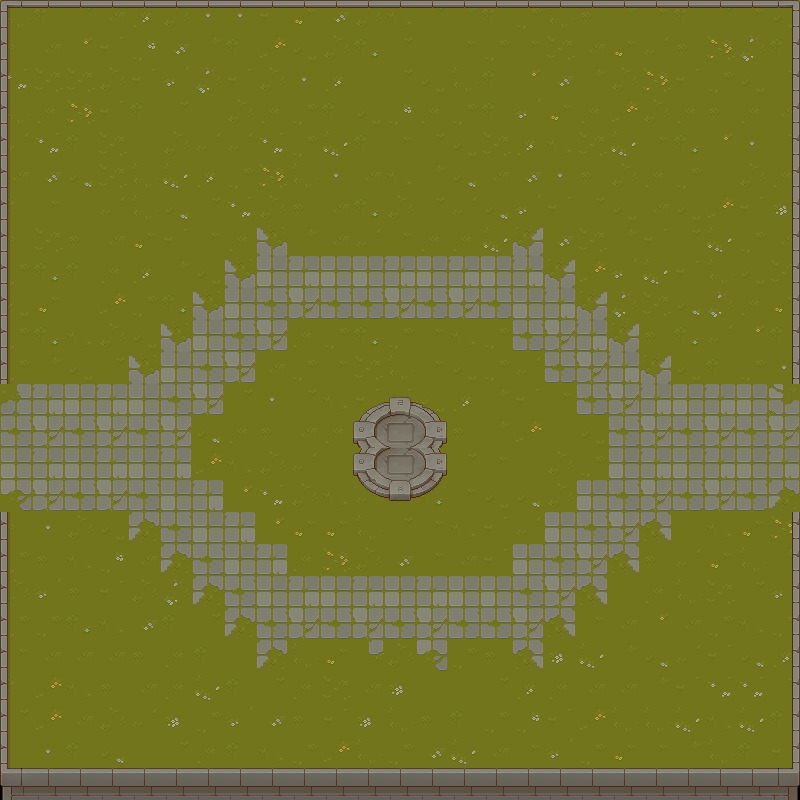

A level layout from a 2D game, rendered from its tile map. Below: a short description, then the map file with tile-grid data replaced by summaries:
An orthogonal 25x25 tile map with 32x32 px tiles, 6 tile layers (Ground, Shadows, PathStones, Statues, ...), 5 tilesets and 6 objects.

<map version="1.10" tiledversion="1.10.2" orientation="orthogonal" renderorder="left-down" width="25" height="25" tilewidth="32" tileheight="32" infinite="0" nextlayerid="13" nextobjectid="8">
 <tileset firstgid="1" source="../TileSets/GraveWood.tsx" />
 <tileset firstgid="65" source="../TileSets/Plants.tsx" />
 <tileset firstgid="321" source="../TileSets/Plants Shadow.tsx" />
 <tileset firstgid="577" source="../TileSets/Objects.tsx" />
 <tileset firstgid="833" source="../TileSets/Walls.tsx" />
 <layer id="1" name="Ground" width="25" height="25">
  <data>[625 cells, 623 non-empty, 32 distinct tile ids]</data>
 </layer>
 <layer id="5" name="Shadows" width="25" height="25" opacity="0.33">
  <data>[625 cells, 5 non-empty, 1 distinct tile ids]</data>
 </layer>
 <layer id="2" name="PathStones" width="25" height="25">
  <data>[625 cells, 138 non-empty, 9 distinct tile ids]</data>
 </layer>
 <layer id="6" name="Statues" width="25" height="25">
  <data>[625 cells, 12 non-empty, 9 distinct tile ids]</data>
 </layer>
 <layer id="9" name="Walls" width="25" height="25">
  <data>[625 cells, 63 non-empty, 5 distinct tile ids]</data>
 </layer>
 <layer id="12" name="WallAbovePlayer" width="25" height="25">
  <data>[625 cells, 25 non-empty, 3 distinct tile ids]</data>
 </layer>
 <objectgroup id="11" name="Collisions" visible="0">
  <object id="1" x="-0.5" y="-1" width="8" height="385.5" />
  <object id="2" x="-0.5" y="510" width="8.5" height="291" />
  <object id="3" x="0" y="769.333" width="799.333" height="30.6667" />
  <object id="4" x="792" y="511.333" width="6.66667" height="289.333" />
  <object id="5" x="793.333" y="0.666667" width="7.33333" height="384" />
  <object id="6" x="0" y="-2" width="796.667" height="9.33333" />
 </objectgroup>
</map>
